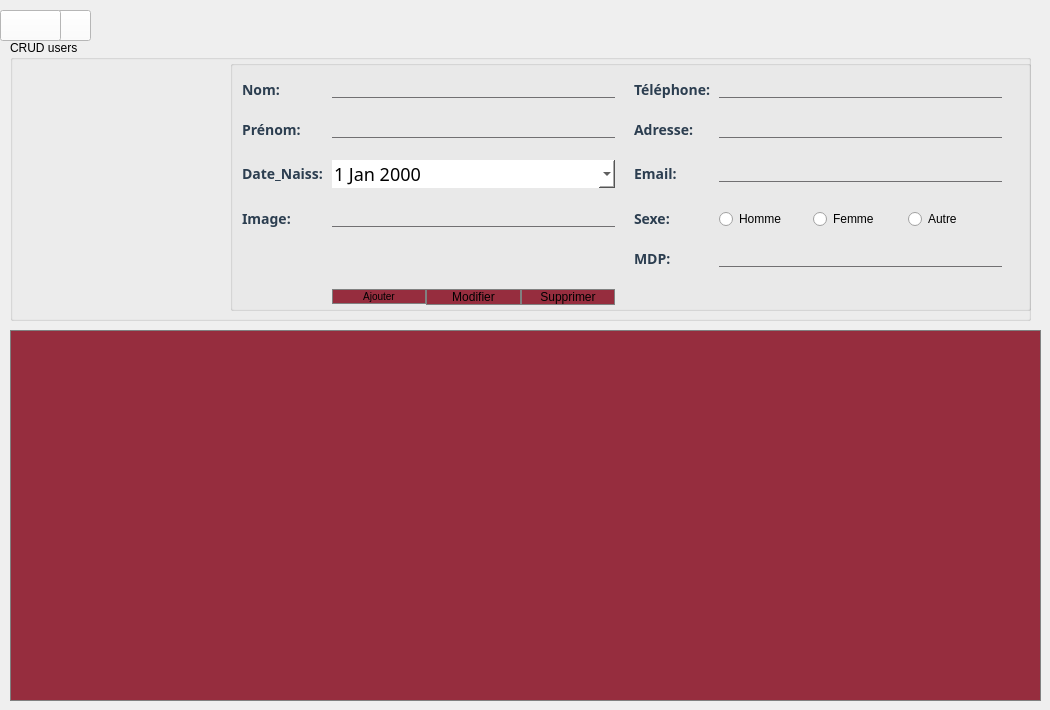
      <widget class="QWidget" name="tab_5">
       <attribute name="title">
        <string>Gérer les utilisateurs</string>
       </attribute>
       <widget class="QGroupBox" name="groupBox_3">
        <property name="geometry">
         <rect>
          <x>10</x>
          <y>40</y>
          <width>1021</width>
          <height>281</height>
         </rect>
        </property>
        <property name="styleSheet">
         <string notr="true">
QLabel{
color: #2C3E50;
font-size:14px;
font:bold;
font-family : century gothic;
}

QLineEdit{
background:transparent;
border:none;
color:#717072;
border-bottom:1px solid #717072;
}

QDateEdit
{
    background-color: white;
	border:none;
    spacing: 5px; 
	font-size:18px;
font-weight: normal;
	font-family:century gothic;
}</string>
        </property>
        <property name="title">
         <string>CRUD users</string>
        </property>
        <widget class="QGroupBox" name="gridGroupBox_3">
         <property name="geometry">
          <rect>
           <x>220</x>
           <y>20</y>
           <width>801</width>
           <height>251</height>
          </rect>
         </property>
         <layout class="QGridLayout" name="gridLayout_4">
          <property name="topMargin">
           <number>14</number>
          </property>
          <property name="rightMargin">
           <number>12</number>
          </property>
          <property name="bottomMargin">
           <number>3</number>
          </property>
          <property name="horizontalSpacing">
           <number>5</number>
          </property>
          <property name="verticalSpacing">
           <number>0</number>
          </property>
          <item row="6" column="3">
           <widget class="QLabel" name="label_19">
            <property name="text">
             <string>Sexe:</string>
            </property>
           </widget>
          </item>
          <item row="3" column="4">
           <widget class="QLabel" name="erm_ad_2">
            <property name="styleSheet">
             <string notr="true">QLabel{
color: rgb(255, 0, 0);
font-size:11px;
font-family : century gothic;
}</string>
            </property>
            <property name="text">
             <string/>
            </property>
           </widget>
          </item>
          <item row="11" column="1">
           <layout class="QHBoxLayout" name="horizontalLayout_3">
            <item>
             <widget class="QPushButton" name="Ajouter_2">
              <property name="styleSheet">
               <string notr="true">QPushButton { 
background-color:	#962D3E;
font-size: 10px;
	font: 10pt &quot;Century Gothic&quot;;
border: 1px solid grey;
 }




</string>
              </property>
              <property name="text">
               <string>Ajouter</string>
              </property>
             </widget>
            </item>
            <item>
             <widget class="QPushButton" name="Modifier_2">
              <property name="styleSheet">
               <string notr="true">QPushButton { 
background-color:	#962D3E;
	font: 10pt &quot;Century Gothic&quot;;
border: 1px solid grey;
 }</string>
              </property>
              <property name="text">
               <string>Modifier</string>
              </property>
             </widget>
            </item>
            <item>
             <widget class="QPushButton" name="Supprimer_2">
              <property name="styleSheet">
               <string notr="true">QPushButton { 
background-color:	#962D3E;
	font: 10pt &quot;Century Gothic&quot;;
border: 1px solid grey;
 }</string>
              </property>
              <property name="text">
               <string>Supprimer</string>
              </property>
             </widget>
            </item>
           </layout>
          </item>
          <item row="1" column="4">
           <widget class="QLabel" name="erm_tel_2">
            <property name="styleSheet">
             <string notr="true">QLabel{
color: rgb(255, 0, 0);
font-size:11px;
font-family : century gothic;
}</string>
            </property>
            <property name="text">
             <string/>
            </property>
           </widget>
          </item>
          <item row="6" column="0">
           <widget class="QLabel" name="label_24">
            <property name="text">
             <string>Image:</string>
            </property>
           </widget>
          </item>
          <item row="4" column="4">
           <widget class="QLineEdit" name="lineEdit_em_2"/>
          </item>
          <item row="1" column="1">
           <widget class="QLabel" name="erm_nom_2">
            <property name="styleSheet">
             <string notr="true">QLabel{
color: rgb(255, 0, 0);
font-size:11px;
font-family : century gothic;
}</string>
            </property>
            <property name="text">
             <string/>
            </property>
           </widget>
          </item>
          <item row="2" column="4">
           <widget class="QLineEdit" name="lineEdit_ad_2"/>
          </item>
          <item row="7" column="1">
           <widget class="QLabel" name="erm_im_2">
            <property name="styleSheet">
             <string notr="true">QLabel{
color: rgb(255, 0, 0);
font-size:11px;
font-family : century gothic;
}</string>
            </property>
            <property name="text">
             <string/>
            </property>
           </widget>
          </item>
          <item row="4" column="3">
           <widget class="QLabel" name="label_26">
            <property name="text">
             <string>Email: </string>
            </property>
           </widget>
          </item>
          <item row="2" column="3">
           <widget class="QLabel" name="label_28">
            <property name="text">
             <string>Adresse: </string>
            </property>
           </widget>
          </item>
          <item row="5" column="4">
           <widget class="QLabel" name="erm_em_2">
            <property name="styleSheet">
             <string notr="true">QLabel{
color: rgb(255, 0, 0);
font-size:11px;
font-family : century gothic;
}</string>
            </property>
            <property name="text">
             <string/>
            </property>
           </widget>
          </item>
          <item row="8" column="4">
           <layout class="QHBoxLayout" name="horizontalLayout_6">
            <item>
             <widget class="QLineEdit" name="champ_mdp_2">
              <property name="echoMode">
               <enum>QLineEdit::Password</enum>
              </property>
             </widget>
            </item>
           </layout>
          </item>
          <item row="2" column="1">
           <widget class="QLineEdit" name="lineEdit_pre_2"/>
          </item>
          <item row="0" column="3">
           <widget class="QLabel" name="label_29">
            <property name="text">
             <string>Téléphone: </string>
            </property>
           </widget>
          </item>
          <item row="0" column="2">
           <widget class="QLabel" name="label_30">
            <property name="text">
             <string/>
            </property>
           </widget>
          </item>
          <item row="7" column="4">
           <widget class="QLabel" name="erm_s_2">
            <property name="text">
             <string/>
            </property>
           </widget>
          </item>
          <item row="4" column="1">
           <widget class="QDateEdit" name="dateEdit_date_2">
            <property name="calendarPopup">
             <bool>true</bool>
            </property>
           </widget>
          </item>
          <item row="2" column="0">
           <widget class="QLabel" name="label_31">
            <property name="text">
             <string>Prénom: </string>
            </property>
           </widget>
          </item>
          <item row="0" column="0">
           <widget class="QLabel" name="label_32">
            <property name="text">
             <string>Nom:</string>
            </property>
           </widget>
          </item>
          <item row="4" column="0">
           <widget class="QLabel" name="label_33">
            <property name="text">
             <string>Date_Naiss: </string>
            </property>
           </widget>
          </item>
          <item row="6" column="1">
           <widget class="QLineEdit" name="lineEdit_image_2"/>
          </item>
          <item row="0" column="5">
           <widget class="QLabel" name="label_34">
            <property name="text">
             <string/>
            </property>
           </widget>
          </item>
          <item row="10" column="4">
           <widget class="QLabel" name="er_p_2">
            <property name="text">
             <string/>
            </property>
           </widget>
          </item>
          <item row="8" column="3">
           <widget class="QLabel" name="mdp_2">
            <property name="text">
             <string>MDP:</string>
            </property>
           </widget>
          </item>
          <item row="6" column="4">
           <layout class="QHBoxLayout" name="horizontalLayout_8">
            <item>
             <widget class="QRadioButton" name="hm_2">
              <property name="text">
               <string>Homme</string>
              </property>
             </widget>
            </item>
            <item>
             <widget class="QRadioButton" name="fm_2">
              <property name="text">
               <string>Femme</string>
              </property>
             </widget>
            </item>
            <item>
             <widget class="QRadioButton" name="au_2">
              <property name="text">
               <string>Autre</string>
              </property>
             </widget>
            </item>
           </layout>
          </item>
          <item row="3" column="1">
           <widget class="QLabel" name="erm_pr_2">
            <property name="styleSheet">
             <string notr="true">QLabel{
color: rgb(255, 0, 0);
font-size:11px;
font-family : century gothic;
}</string>
            </property>
            <property name="text">
             <string/>
            </property>
           </widget>
          </item>
          <item row="0" column="4">
           <widget class="QLineEdit" name="lineEdit_tele_2"/>
          </item>
          <item row="0" column="1">
           <widget class="QLineEdit" name="lineEdit_nom_2"/>
          </item>
         </layout>
        </widget>
        <widget class="QLabel" name="label_pic_2">
         <property name="geometry">
          <rect>
           <x>30</x>
           <y>80</y>
           <width>131</width>
           <height>141</height>
          </rect>
         </property>
         <property name="text">
          <string/>
         </property>
        </widget>
        <widget class="QLineEdit" name="lineEdit_3">
         <property name="geometry">
          <rect>
           <x>740</x>
           <y>-20</y>
           <width>71</width>
           <height>16</height>
          </rect>
         </property>
        </widget>
        <widget class="QLineEdit" name="lineEdit_id_3">
         <property name="geometry">
          <rect>
           <x>620</x>
           <y>-20</y>
           <width>91</width>
           <height>20</height>
          </rect>
         </property>
        </widget>
        <widget class="QLabel" name="status_2">
         <property name="geometry">
          <rect>
           <x>30</x>
           <y>170</y>
           <width>141</width>
           <height>101</height>
          </rect>
         </property>
         <property name="styleSheet">
          <string notr="true">QLabel {color : rgb(0, 255, 0); 
font-size:22px;
font:bold;
font-family : century gothic;
}</string>
         </property>
         <property name="text">
          <string/>
         </property>
        </widget>
       </widget>
       <widget class="QTableView" name="table3">
        <property name="geometry">
         <rect>
          <x>10</x>
          <y>330</y>
          <width>1031</width>
          <height>371</height>
         </rect>
        </property>
        <property name="styleSheet">
         <string notr="true">QTableView
{
background-color:#962D3E;
font-size: 14px;
font: 12pt &quot;Century Gothic&quot;;
border: 1px solid grey;
}
QHeaderView::section
 { background-color:#962D3E;
}
</string>
        </property>
       </widget>
       <widget class="QPushButton" name="pushButton_12">
        <property name="geometry">
         <rect>
          <x>50</x>
          <y>10</y>
          <width>41</width>
          <height>31</height>
         </rect>
        </property>
        <property name="styleSheet">
         <string notr="true">background-color:white;</string>
        </property>
        <property name="text">
         <string/>
        </property>
        <property name="icon">
         <iconset resource="ressources.qrc">
          <normaloff>:/icons/icons/parametres.png</normaloff>:/icons/icons/parametres.png</iconset>
        </property>
        <property name="iconSize">
         <size>
          <width>25</width>
          <height>25</height>
         </size>
        </property>
       </widget>
       <widget class="QPushButton" name="modifier_Emp_HOME_2">
        <property name="geometry">
         <rect>
          <x>0</x>
          <y>10</y>
          <width>61</width>
          <height>31</height>
         </rect>
        </property>
        <property name="styleSheet">
         <string notr="true">background-color:white;</string>
        </property>
        <property name="text">
         <string/>
        </property>
        <property name="icon">
         <iconset resource="ressources.qrc">
          <normaloff>:/icons/icons/accueil.png</normaloff>:/icons/icons/accueil.png</iconset>
        </property>
        <property name="iconSize">
         <size>
          <width>30</width>
          <height>30</height>
         </size>
        </property>
       </widget>
      </widget>
